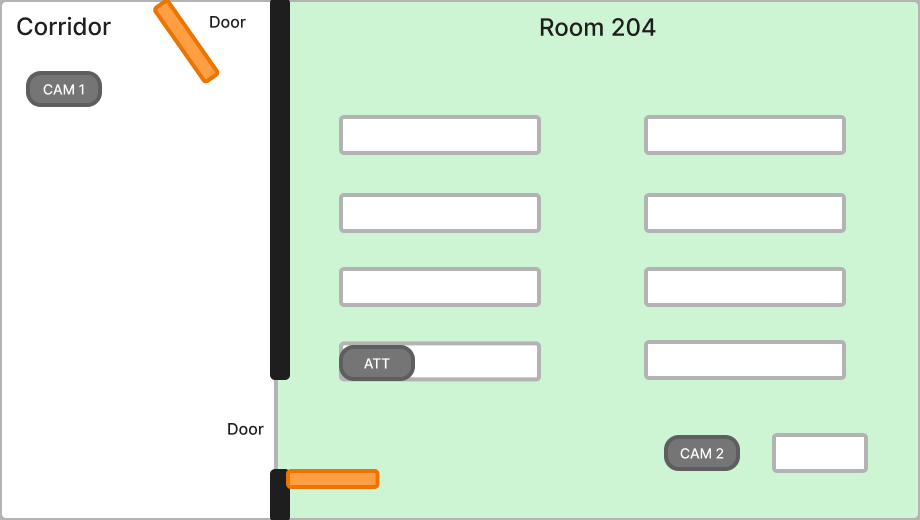
#> input picture data/calibration/room204_map.png, 920 x 520 px
$ python draw_plan.py
#> lines starting #> are read from the running program, lines starting #| are printed output that depends on the picture
"""Draw the Room 204 measuring plan, one picture per part of MEASURING.md:
figures/plan_A.png (preparation), _B (markers), _C (desks), _D (cameras).

The tape lines and their step numbers are read from result.yaml ("# --- X." = part,
"# N." = step), so the pictures follow the yaml. Never edit the PNGs by hand: change
MEASURING.md, mirror it in result.yaml, then run  python ml/aruco/draw_plan.py
"""
import math
import re
from pathlib import Path

from PIL import Image, ImageDraw, ImageFont

HERE = Path(__file__).resolve().parent
REPO = HERE.parents[1]
RESULT = HERE / "data" / "result.yaml"

# ---- geometry of the base drawing (fractions of the 920x520 room204_map.png)
Wp, Hp = 920, 520
cols = [(340, 540), (645, 845)]
rows = [(117, 153), (194, 231), (268, 305), (343, 380)]
DESKS = [[a / Wp, r0 / Hp, (b - a) / Wp, (r1 - r0) / Hp] for (r0, r1) in rows for (a, b) in cols] \
    + [[773 / Wp, 434 / Hp, 94 / Wp, 36 / Hp]]
WALL = 280 / Wp
DOOR0, DOOR1 = 380 / Hp, 468 / Hp
GLASS0, GLASS1 = 0.40, 0.634
SX, SY = 0.0875, 0.143            # map units per metre (room204_map.json scale_per_m)
# Real camera positions / headings (hand-fitted camera models, checked on AppliedML/video data):
# CAM 1 looks south-east at the room wall; CAM 2 looks west along the south aisle to the door.
CAMS = {
    "cam_1": dict(x=0.078, y=0.347, head=45, half=40, near=1.5, col=(209, 47, 47)),
    "cam_2": dict(x=0.755, y=0.795, head=185, half=41, near=1.7, col=(26, 138, 74)),
}
MARKERS = {0: (0.42, 0.82), 2: (0.50, 0.95), 3: (0.31, 0.77), 7: (0.31, 0.86),
           4: (0.25, 0.47), 5: (0.15, 0.60), 6: (0.22, 0.70)}
WALLPTS = {"glass_top": GLASS0, "glass_bottom": GLASS1, "door_top": DOOR0, "door_bottom": DOOR1}

PTS = {"O": (CAMS["cam_1"]["x"], CAMS["cam_1"]["y"]), "P0": (WALL, CAMS["cam_1"]["y"]),
       "P0_in": (WALL + 0.02, CAMS["cam_1"]["y"]), "CAM2": (CAMS["cam_2"]["x"], CAMS["cam_2"]["y"])}
for k, yy in WALLPTS.items():
    PTS[k] = (WALL - 0.004, yy)
    PTS[k + "_in"] = (WALL + 0.02, yy)
for n, xy in MARKERS.items():
    PTS[f"M{n}"] = xy
for i in (1, 3, 5, 7):
    PTS[f"D{i}"] = tuple(DESKS[i - 1][:2])

# ---- drawing setup
S = 1.5
OX, OY = 110, 130
base = Image.open(REPO / "data/calibration/room204_map.png").convert("RGB")
#> base is the input picture: PIL image 920x520 RGB; mean R, G, B 218.3, 238, 219.8
MW, MH = int(base.size[0] * S), int(base.size[1] * S)
#> MW = 1380; MH = 780
CW, CH = MW + OX + 240, MH + OY + 230
#> CW = 1730; CH = 1140
F = lambda s, b=False: ImageFont.truetype(r"C:\Windows\Fonts\segoeui%s.ttf" % ("b" if b else ""), s)
f12, f14, f16, f20, f14b, f16b = F(12), F(14), F(16), F(20), F(14, True), F(16, True)
BLUE, RED, GREEN, ORANGE, GREY, PURPLE, DKGREEN = \
    "#1f5fd1", "#d12f2f", "#1a8a4a", "#e07b00", "#555", (122, 47, 208), (20, 100, 60)
img = d = None


def P(x, y):
    return OX + x * MW, OY + y * MH


def label(xy, s, font=f14b, fill=BLUE, anchor="la", bg=True):
    if bg:
        l, t, r, b = d.textbbox(xy, s, font=font, anchor=anchor)
        d.rectangle((l - 3, t - 2, r + 3, b + 2), fill=(255, 255, 255))
    d.text(xy, s, font=font, fill=fill, anchor=anchor)


def arrow(a, b, col=BLUE, w=2):
    d.line([a, b], fill=col, width=w)
    for p, q in ((a, b), (b, a)):
        dx, dy = q[0] - p[0], q[1] - p[1]
        n = (dx * dx + dy * dy) ** 0.5 or 1
        ux, uy = dx / n, dy / n
        for sgn in (1, -1):
            d.line([p, (p[0] + ux * 10 - sgn * uy * 5, p[1] + uy * 10 + sgn * ux * 5)], fill=col, width=w)


def dashed(a, b, col=GREY, step=7):
    n = max(1, int(((b[0] - a[0]) ** 2 + (b[1] - a[1]) ** 2) ** 0.5 / step))
    for i in range(0, n, 2):
        p = (a[0] + (b[0] - a[0]) * i / n, a[1] + (b[1] - a[1]) * i / n)
        q = (a[0] + (b[0] - a[0]) * (i + 1) / n, a[1] + (b[1] - a[1]) * (i + 1) / n)
        d.line([p, q], fill=col, width=1)


def ray_end(c, ang):
    """Walk a ray (in metres) until it leaves the floor the camera can see."""
    X, Y = c["x"] / SX, c["y"] / SY
    dx, dy = math.cos(math.radians(ang)), math.sin(math.radians(ang))
    r = 0.0
    while r < 15:
        r += 0.02
        x, y = (X + dx * r) * SX, (Y + dy * r) * SY
        if not (0 <= x <= 1 and 0 <= y <= 1):
            break
        crossing = (c is CAMS["cam_1"] and x > WALL) or (c is CAMS["cam_2"] and x < WALL)
        if crossing and (not (DOOR0 <= y <= DOOR1) or abs(x - WALL) > 0.05):
            break
        if c is CAMS["cam_2"] and y < DOOR0 and x > WALL:   # first desk row hides the floor behind it
            break
    return r


def to_px(c, ang, r):
    X, Y = c["x"] / SX, c["y"] / SY
    a = math.radians(ang)
    return P((X + math.cos(a) * r) * SX, (Y + math.sin(a) * r) * SY)


def read_yaml_plan():
    """result.yaml -> {key: (part letter, step number)} from its '# --- X.' and '# N.' headers."""
    plan, part, step = {}, None, None
    for line in RESULT.read_text(encoding="utf-8").splitlines():
        if m := re.match(r"#\s*---\s*([A-Z])\.", line):
            part = m.group(1)
        elif m := re.match(r"#\s*(\d+)\.", line):
            step = int(m.group(1))
        elif m := re.match(r"([A-Za-z0-9_]+(?:-[A-Za-z0-9_]+)?)\s*:", line):
            plan[m.group(1)] = (part, step)
    return plan


def new_canvas(title, sub):
    """Base map + view cones + cameras + desks + markers (no labels of other parts)."""
    global img, d
    img = Image.new("RGB", (CW, CH), "white")
    img.paste(base.resize((MW, MH), Image.LANCZOS), (OX, OY))
    d = ImageDraw.Draw(img)
    d.rounded_rectangle((OX + 24 * S, OY + 70 * S, OX + 104 * S, OY + 108 * S), 10, fill="white")
    d.rounded_rectangle((OX + 662 * S, OY + 434 * S, OX + 742 * S, OY + 472 * S), 10, fill=(206, 243, 212))
    over = Image.new("RGBA", img.size, (0, 0, 0, 0))
    od = ImageDraw.Draw(over)
    for c in CAMS.values():
        angs = [c["head"] - c["half"] + i for i in range(0, 2 * c["half"] + 1, 2)]
        outer = [to_px(c, a, ray_end(c, a)) for a in angs]
        inner = [to_px(c, a, c["near"]) for a in reversed(angs)]
        od.polygon(outer + inner, fill=c["col"] + (45,), outline=c["col"] + (160,))
    img = Image.alpha_composite(img.convert("RGBA"), over).convert("RGB")
    d = ImageDraw.Draw(img)
    for k, c in CAMS.items():
        p = P(c["x"], c["y"])
        for a in (c["head"] - c["half"], c["head"] + c["half"]):
            dashed(p, to_px(c, a, c["near"]), "#%02x%02x%02x" % c["col"])
        d.rounded_rectangle((p[0] - 34, p[1] - 14, p[0] + 34, p[1] + 14), 10, fill=(110, 110, 110))
        d.text(p, "CAM " + k[-1], font=f14b, fill="white", anchor="mm")
    for i, (x, y, w, h) in enumerate(DESKS, 1):
        (a, b), (cc, e) = P(x, y), P(x + w, y + h)
        used = i in (1, 3, 5, 7)
        label(((a + cc) / 2, (b + e) / 2), f"D{i}" if used else f"D{i} (skip)",
              f14b if used else f12, GREEN if used else GREY, "mm", bg=False)
    d.text((OX, 16), title, font=f20, fill="black")
    d.text((OX, 48), sub, font=f12, fill=GREY)
    d.text((OX, 66), "Origin O = floor under CAM 1.  Shaded = floor each camera really sees (cameras are not 360).  "
           "Numbers in [ ] = step in MEASURING.md and '# N.' in result.yaml.", font=f12, fill=GREY)


def draw_markers(note=None):
    for n, (x, y) in MARKERS.items():
        px_, py_ = P(x, y)
        s = 14
        d.rectangle((px_ - s, py_ - s, px_ + s, py_ + s), fill="black")
        d.rectangle((px_ - s + 4, py_ - s + 4, px_ + s - 4, py_ + s - 4), fill="white")
        d.text((px_, py_), str(n), font=f14b, fill="black", anchor="mm")
        if note:
            label((px_ + s + 4, py_), note(n), f12, PURPLE, "lm")


def dot(name, col, text=None, anchor="ls", off=(8, -8), r=5, font=f12):
    p = P(*PTS[name])
    d.ellipse((p[0] - r, p[1] - r, p[0] + r, p[1] + r), fill=col)
    if text:
        label((p[0] + off[0], p[1] + off[1]), text, font, col, anchor)


def tape_lines(plan, part, col):
    steps = {}
    for k, (pt, st) in plan.items():
        if pt != part or "-" not in k:
            continue
        a, b = k.split("-", 1)
        c = DKGREEN if "CAM2" in k else col
        d.line([P(*PTS[a]), P(*PTS[b])], fill=c, width=2)
        steps.setdefault(st, set()).update((a, b))
    return steps


def target_steps(plan, part):
    """Step number of each point measured in this part = first step where it is the 2nd name of 'A-B'."""
    out = {}
    for k, (pt, st) in plan.items():
        if pt == part and "-" in k:
            out.setdefault(k.split("-", 1)[1], st)
    return out


def legend(items, foot):
    ly = OY + MH + 24
    d.line([(OX, ly - 10), (OX + MW, ly - 10)], fill="#ccc")
    for i, (c, s_) in enumerate(items):
        yy = ly + i * 24
        d.rectangle((OX, yy + 3, OX + 14, yy + 17), fill=c)
        d.text((OX + 24, yy), s_, font=f14, fill="black")
    d.text((OX, ly + len(items) * 24 + 8), foot, font=f12, fill=GREY)


def save(part):
    out = HERE / "figures" / f"plan_{part}.png"
    img.save(out)
    print("wrote", out.name)


def part_A(plan):
    new_canvas("A. Preparation  [steps 1-6]",
               "Mark O and P0, measure x_wall, wall_thickness, and the y of the 4 wall edges. Tape the 7 markers inside the shading.")
    o, p0 = P(*PTS["O"]), P(*PTS["P0"])
    dot("O", RED, "[1] O = plumb line from CAM 1", "ls", (-100, -26), 7, f14b)
    arrow((o[0] + 10, o[1]), (p0[0] - 6, p0[1]), BLUE, 2)
    label(((o[0] + p0[0]) / 2, o[1] - 6), "[2] x_wall (right angle to the wall)", f14b, BLUE, "ms")
    dot("P0", BLUE, "P0", "ls", (10, -10), 7, f14b)
    xa = p0[0] - 14
    arrow((xa, p0[1]), (xa, P(0, DOOR1)[1]), ORANGE, 2)
    label((xa - 6, P(0, 0.53)[1]), "[4] one tape from P0 along the wall", f12, ORANGE, "rm")
    for k in WALLPTS:
        q = P(WALL, WALLPTS[k])
        d.ellipse((q[0] - 5, q[1] - 5, q[0] + 5, q[1] + 5), fill=ORANGE)
        label((q[0] + 30, q[1]), f"[4] {k}: y = reading", f12, ORANGE, "lm")
    dm = P(WALL, (DOOR0 + DOOR1) / 2)
    label((dm[0] - 30, dm[1] - 30), "[3] wall_thickness (in the doorway)", f12, BLUE, "rm")
    draw_markers()
    legend([(RED, "[1] O = floor point under CAM 1 (plumb line), tape mark"),
            (BLUE, "[2] x_wall = tape O -> wall at a right angle (check 3-4-5); the spot on the wall = P0 (K)"),
            (ORANGE, "[4] y of glass_top, glass_bottom, door_top, door_bottom = ONE tape laid from P0 along the wall base"),
            (PURPLE, "[5] tape markers: 4, 5, 6 in the red shading; 3, 7 in the doorway; 0, 2 in the green shading"),
            (GREY, "[6] check_aruco.py on a photo of each camera until PASS (CAM 1: 3,4,5,6,7   CAM 2: 0,2,3,7)")],
           "Steps 2-4 fix the axes for everything else: P0 must be a real right angle, the step-4 tape must stay on the wall base.")
    save("A")


def part_B(plan):
    new_canvas("B. Markers  [steps 7-13]",
               "Each purple line = one straight tape from a known point to a marker CENTRE. survey.py computes x, y.")
    tape_lines(plan, "B", PURPLE)
    dot("O", RED, "O", "rs", (-10, -10), 7, f14b)
    dot("P0", BLUE, "P0", "ls", (10, -10), 6, f14b)
    for k in ("door_top", "door_bottom"):
        dot(k, ORANGE, k, "rm", (-10, 0))
    dot("door_bottom_in", ORANGE)
    ts = target_steps(plan, "B")
    draw_markers(lambda n: f"[{ts.get(f'M{n}', '')}] M{n}")
    legend([(PURPLE, "Purple line = tape distance named 'A-B' in result.yaml (e.g. O-M4 = from O to the centre of marker 4)"),
            (RED, "O, P0 and the door edges are the known points from part A"),
            (GREY, "[13] when done: nobody in the frame, one 1280x720 photo per camera -> cam_1_aruco.png, cam_2_aruco.png")],
           "Order: 4, 5, 6 (from O, P0)  ->  3, 7 (from O and the door edges)  ->  0, 2 (from 3, 7, the wall and each other).")
    save("B")


def part_C(plan):
    new_canvas("C. Desks D1, D3, D5, D7  [steps 15-19]",
               "Each green line = one straight tape to the top-left corner of a tabletop (near the room wall, far from the door).")
    tape_lines(plan, "C", GREEN)
    for k in ("glass_top_in", "glass_bottom_in", "door_top_in", "P0_in"):
        dot(k, ORANGE, k, "rm", (-12, 0))
    draw_markers()
    for n, st in target_steps(plan, "C").items():
        if n.startswith("D"):
            dot(n, GREEN, f"[{st}] {n}", "rs", (-8, -8), 6, f14b)
    x, y, w, h = DESKS[0]
    (a, b), (cc, e) = P(x, y), P(x + w, y + h)
    arrow((a, b - 22), (cc, b - 22), GREEN, 1)
    label(((a + cc) / 2, b - 24), "[15] desk_L", f12, GREEN, "ms")
    arrow((cc + 10, b), (cc + 10, e), GREEN, 1)
    label((cc + 14, (b + e) / 2), "[15] desk_W", f12, GREEN, "lm")
    legend([(GREEN, "Green line = tape distance named 'A-B' in result.yaml (e.g. M3-D7 = from marker 3 to the corner of desk D7)"),
            (ORANGE, "'_in' = the same wall edge on the ROOM side of the wall"),
            (GREY, "[15] desk_L, desk_W once (all desks the same).  D2, D4, D6, D8, D9: no camera sees them, skip")],
           "Order: D7 (from 3, 0, door)  ->  D5  ->  D3  ->  D1, each one from the desk before it and the wall edges.")
    save("C")


def part_D(plan):
    new_canvas("D. Cameras  [step 20]",
               "Dark green lines = tape from markers 0, 2 and glass_top_in to the floor point under CAM 2 (plumb line).")
    tape_lines(plan, "D", DKGREEN)
    draw_markers()
    dot("O", RED, "O", "rs", (-10, -10), 7, f14b)
    dot("CAM2", DKGREEN, "[20] CAM2 = plumb line under CAM 2", "ls", (40, 30), 7, f14b)
    legend([(DKGREEN, "[20] glass_top_in-CAM2, M2-CAM2, M0-CAM2"),
            (RED, "Optional, any time: desk_height, cam1_height, cam2_height (from the floor)")],
           "Then [21]: run python ml/aruco/survey.py and re-measure every line it marks '<- check this one'.")
    save("D")


if __name__ == "__main__":
    plan = read_yaml_plan()
    for f in (part_A, part_B, part_C, part_D):
        f(plan)
#> this loop made 4 passes
#> pass 1, in new_canvas, `img = Image.alpha_composite(img.convert("RGBA"), over).convert("RGB")`:
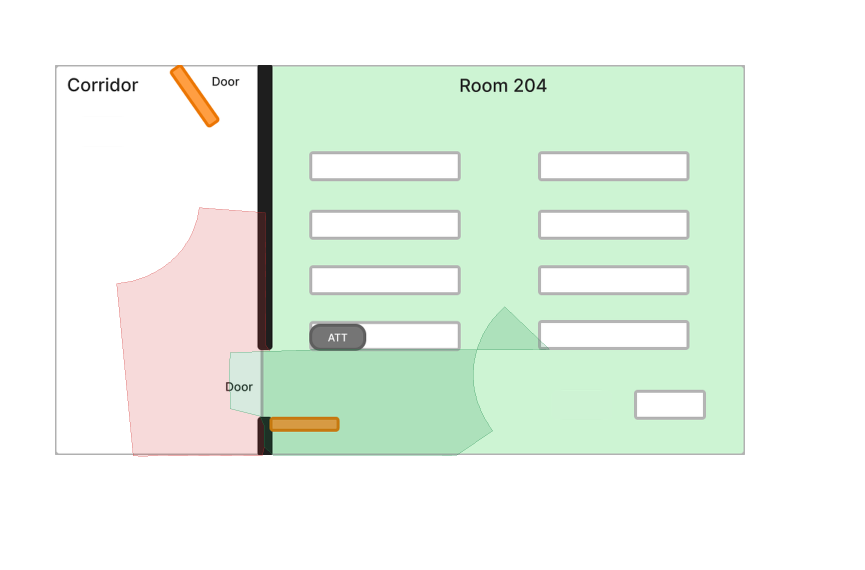
#> img: PIL image 1730x1140 RGB (shown at 1/2 size); mean R, G, B 233.4, 243.4, 233.1
#> pass 1, in save, `img.save(out)`:
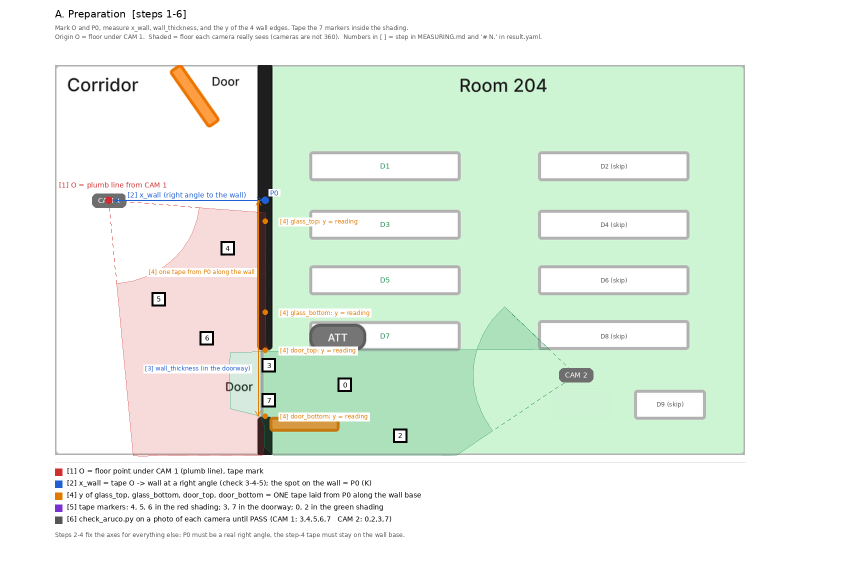
#> saved as plan_A.png: PIL image 1730x1140 RGB (shown at 1/2 size); mean R, G, B 231.5, 241.1, 231
